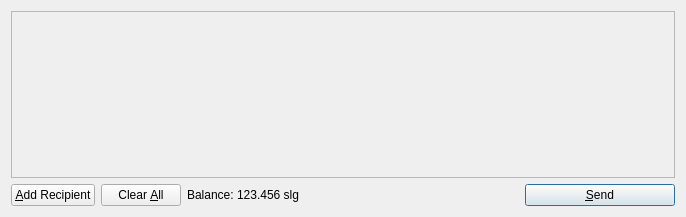
<?xml version="1.0" encoding="UTF-8"?>
<ui version="4.0">
 <class>SendCoinsDialog</class>
 <widget class="QDialog" name="SendCoinsDialog">
  <property name="geometry">
   <rect>
    <x>0</x>
    <y>0</y>
    <width>686</width>
    <height>217</height>
   </rect>
  </property>
  <property name="windowTitle">
   <string>Send Coins</string>
  </property>
  <layout class="QVBoxLayout" name="verticalLayout">
   <item>
    <widget class="QScrollArea" name="scrollArea">
     <property name="widgetResizable">
      <bool>true</bool>
     </property>
     <widget class="QWidget" name="scrollAreaWidgetContents">
      <property name="geometry">
       <rect>
        <x>0</x>
        <y>0</y>
        <width>666</width>
        <height>165</height>
       </rect>
      </property>
      <layout class="QVBoxLayout" name="verticalLayout_2">
       <property name="margin">
        <number>0</number>
       </property>
       <item>
        <layout class="QVBoxLayout" name="entries">
         <property name="spacing">
          <number>6</number>
         </property>
        </layout>
       </item>
       <item>
        <spacer name="verticalSpacer">
         <property name="orientation">
          <enum>Qt::Vertical</enum>
         </property>
         <property name="sizeHint" stdset="0">
          <size>
           <width>20</width>
           <height>40</height>
          </size>
         </property>
        </spacer>
       </item>
      </layout>
     </widget>
    </widget>
   </item>
   <item>
    <layout class="QHBoxLayout" name="horizontalLayout">
     <item>
      <widget class="QPushButton" name="addButton">
       <property name="toolTip">
        <string>Send to multiple recipients at once</string>
       </property>
       <property name="text">
        <string>&amp;Add Recipient</string>
       </property>
       <property name="icon">
        <iconset resource="../bitcoin.qrc">
         <normaloff>:/icons/add</normaloff>:/icons/add</iconset>
       </property>
       <property name="autoDefault">
        <bool>false</bool>
       </property>
      </widget>
     </item>
     <item>
      <widget class="QPushButton" name="clearButton">
       <property name="sizePolicy">
        <sizepolicy hsizetype="Minimum" vsizetype="Fixed">
         <horstretch>0</horstretch>
         <verstretch>0</verstretch>
        </sizepolicy>
       </property>
       <property name="toolTip">
        <string>Remove all transaction fields</string>
       </property>
       <property name="text">
        <string>Clear &amp;All</string>
       </property>
       <property name="icon">
        <iconset resource="../bitcoin.qrc">
         <normaloff>:/icons/remove</normaloff>:/icons/remove</iconset>
       </property>
       <property name="autoRepeatDelay">
        <number>300</number>
       </property>
       <property name="autoDefault">
        <bool>false</bool>
       </property>
      </widget>
     </item>
     <item>
      <layout class="QHBoxLayout" name="horizontalLayout_2">
       <property name="spacing">
        <number>3</number>
       </property>
       <item>
        <widget class="QLabel" name="label">
         <property name="text">
          <string>Balance:</string>
         </property>
        </widget>
       </item>
       <item>
        <widget class="QLabel" name="labelBalance">
         <property name="cursor">
          <cursorShape>IBeamCursor</cursorShape>
         </property>
         <property name="text">
          <string>123.456 slg</string>
         </property>
         <property name="textInteractionFlags">
          <set>Qt::LinksAccessibleByMouse|Qt::TextSelectableByKeyboard|Qt::TextSelectableByMouse</set>
         </property>
        </widget>
       </item>
      </layout>
     </item>
     <item>
      <spacer name="horizontalSpacer">
       <property name="orientation">
        <enum>Qt::Horizontal</enum>
       </property>
       <property name="sizeHint" stdset="0">
        <size>
         <width>40</width>
         <height>20</height>
        </size>
       </property>
      </spacer>
     </item>
     <item>
      <widget class="QPushButton" name="sendButton">
       <property name="minimumSize">
        <size>
         <width>150</width>
         <height>0</height>
        </size>
       </property>
       <property name="toolTip">
        <string>Confirm the send action</string>
       </property>
       <property name="text">
        <string>&amp;Send</string>
       </property>
       <property name="icon">
        <iconset resource="../bitcoin.qrc">
         <normaloff>:/icons/send</normaloff>:/icons/send</iconset>
       </property>
       <property name="default">
        <bool>true</bool>
       </property>
      </widget>
     </item>
    </layout>
   </item>
  </layout>
 </widget>
 <resources>
  <include location="../bitcoin.qrc"/>
 </resources>
 <connections/>
</ui>
